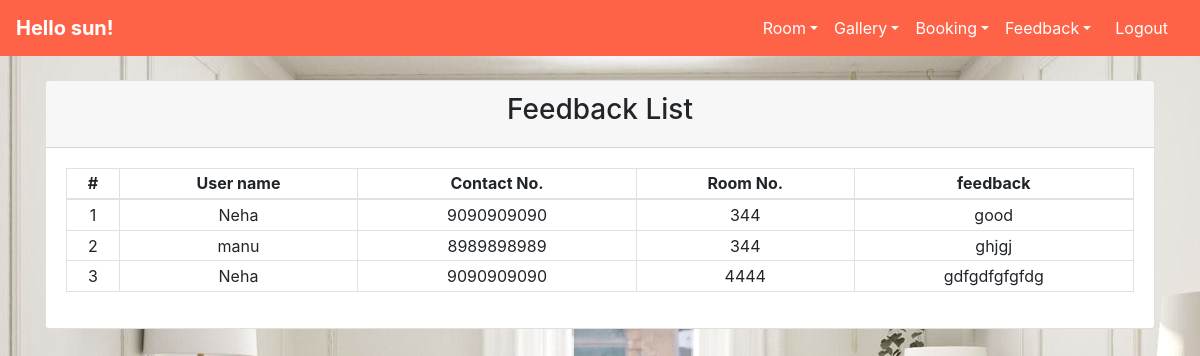
/owner/view_feedback.php (signed in), run on the app's committed database.
### tables this page shows
CREATE TABLE `feedback` (
  `feedback_id` int(5) NOT NULL AUTO_INCREMENT,
  `user_id` int(5) DEFAULT NULL,
  `room_id` int(5) DEFAULT NULL,
  `feedback` text,
  `date` date DEFAULT NULL,
  PRIMARY KEY (`feedback_id`)
);

CREATE TABLE `user` (
  `user_rid` int(5) NOT NULL AUTO_INCREMENT,
  `name` varchar(40) DEFAULT NULL,
  `contact_no` varchar(12) DEFAULT NULL,
  `email_id` varchar(40) DEFAULT NULL,
  `address` varchar(40) DEFAULT NULL,
  `user_name` varchar(40) DEFAULT NULL,
  `password` varchar(40) DEFAULT NULL,
  `is_enabled` int(5) DEFAULT '1' COMMENT '1-enabled,0-disabled',
  PRIMARY KEY (`user_rid`)
);

CREATE TABLE `room` (
  `room_rid` int(11) NOT NULL AUTO_INCREMENT,
  `room_num` int(11) DEFAULT NULL,
  `room_type` varchar(100) DEFAULT NULL,
  `description` varchar(200) DEFAULT NULL,
  `room_rate` int(11) DEFAULT NULL,
  `is_booked` varchar(5) DEFAULT 'no',
  `owner_id` int(5) DEFAULT NULL,
  `photo` blob,
  `address` varchar(200) DEFAULT NULL,
  PRIMARY KEY (`room_rid`)
);

### db/db.php (called while the page is built, shortened)
<?php
class DB {
    private $con = null;
    function __construct() {
        $this->con = mysqli_connect(DB_HOST, DB_USER, DB_PASSWORD, DB_NAME);
    }
    public function executeSelect($query) {
        try {
            if (!($result = mysqli_query($this->con, $query))) {
                throw new Exception(mysqli_error($this->con));
            }
            $results_array = array();
            while ($row = mysqli_fetch_array($result, MYSQLI_ASSOC)) {
                $results_array[] = $row;
            }
            return $results_array;
        } catch (Exception $ex) {
            throw $ex;
        }
    }
}

### owner/view_feedback.php (the view, shortened to what this page needs)
<?php
require_once '../db/db.php';
require_once './home.php';
require_once '../include/header.php';
$owner_id = $_SESSION['owner_id'];
$query = "SELECT * FROM feedback AS f JOIN `user` AS u ON f.user_id=u.user_rid"
        . " JOIN `room` AS r ON r.room_rid=f.room_id WHERE r.owner_id='$owner_id'";
$con = new DB();
$feedback = $con->executeSelect($query);
?>
<html>
    <body class="home">
        <br>
        <div class="container">
            <div class="row justify-content-center">
                <div class="col-md-12">
                    <div class="card">
                        <div class="card-header">
                            <h3 class="text-center">
                                Feedback List
                            </h3>
                        </div>
                        <div class="card-body">
                            <table class="table table-bordered table-sm">
                                <thead>
                                    <tr class="text-center">
                                        <th>#</th>
                                        <th>User name</th>
                                        <th>Contact No.</th>
                                        <th>Room No.</th>
                                        <th>feedback</th>
                                    </tr>
                                </thead>
                                <tbody>
                                    <?php
                                    $i = 0;
                                    foreach ($feedback as $row) {
                                        ?>
                                        <tr style="text-align: center;" >
                                            <td><?php echo ++$i; ?></td>
                                            <td><?php echo "$row[name]" ?></td>
                                            <td><?php echo "$row[contact_no]" ?></td>
                                            <td><?php echo "$row[room_num]" ?> </td>
                                            <?php
                                            $string = $row['feedback'];
                                            if (strlen($string) > 25) {
                                                $trimstring = substr($string, 0, 25);
                                                ?>
                                                <td><?php echo $trimstring; ?><a style="color: #003eff;" href="#" onclick="getFeedback(<?php echo "$row[feedback_id]" ?>);">Read More</a></td>
                                            <?php } else {
                                                ?>
                                                <td><?php echo "$row[feedback]" ?></td>
                                            <?php }
                                            ?>
                                        </tr>
                                        <?php
                                    }
                                        ?>
                                </tbody>
                            </table>
                        </div>
                    </div>
                </div>
            </div>
        </div>
    </body></html>

### owner/home.php (shortened to what this page needs)
<?php
require_once '../db/db.php';
$owner_name = $_SESSION['owner_name'];
?>
<html>
    <head>
    </head>
    <?php require_once '../include/header.php';
    ?>
    <body style="background-image: url('../static/images/index.jpg');background-repeat: no-repeat;background-size: cover;background-position: center;">
        <nav class="navbar navbar-expand-lg navbar-dark" style="background-color: tomato;">
            <a class="navbar-brand font-weight-bold" href="home2.php">Hello <?php echo $owner_name; ?>!</a>
            <div class="collapse navbar-collapse" id="navbarSupportedContent">
                <ul class="navbar-nav ml-auto">
                    <li class="nav-item dropdown">
                        <a class="nav-link dropdown-toggle text-white" data-toggle="dropdown" href="#">Room</a>
                    </li>
                    <li class="nav-item dropdown">
                        <a class="nav-link dropdown-toggle text-white" data-toggle="dropdown" href="#">Gallery</a>
                    </li>
                    <li class="nav-item dropdown">
                        <a class="nav-link dropdown-toggle text-white" data-toggle="dropdown" href="#">Booking</a>
                    </li>
                    <li class="nav-item dropdown">
                        <a class="nav-link dropdown-toggle text-white" data-toggle="dropdown" href="#">Feedback</a>
                    </li>
                    <li class="nav-item mx-2">
                        <a class="nav-link text-white" href="logout.php">Logout</a>
                    </li>
                </ul>
            </div>
        </nav>
    </body>
</html>

### include/header.php (shortened to what this page needs)
<!DOCTYPE html>
<head>
    <link href="../static/css/bootstrap.min.css" type="text/css" rel="stylesheet">
    <link href="../static/css/custom.css" type="text/css" rel="stylesheet">
    <link href="../static/css/fonts.css" type="text/css" rel="stylesheet">
</head>

### static/css/custom.css (style rules this page uses)
html,body { height: 100%; widows: 100%; }
.home { background-image: url(../images/five.jpg); }

### data on the page
feedback: user.name "Neha", user.contact_no "9090909090", room.room_num "344", feedback "good"
feedback: user.name "manu", user.contact_no "8989898989", room.room_num "344", feedback "ghjgj"
feedback: user.name "Neha", user.contact_no "9090909090", room.room_num "4444", feedback "gdfgdfgfgfdg"

### other printed values
$owner_name "sun"
